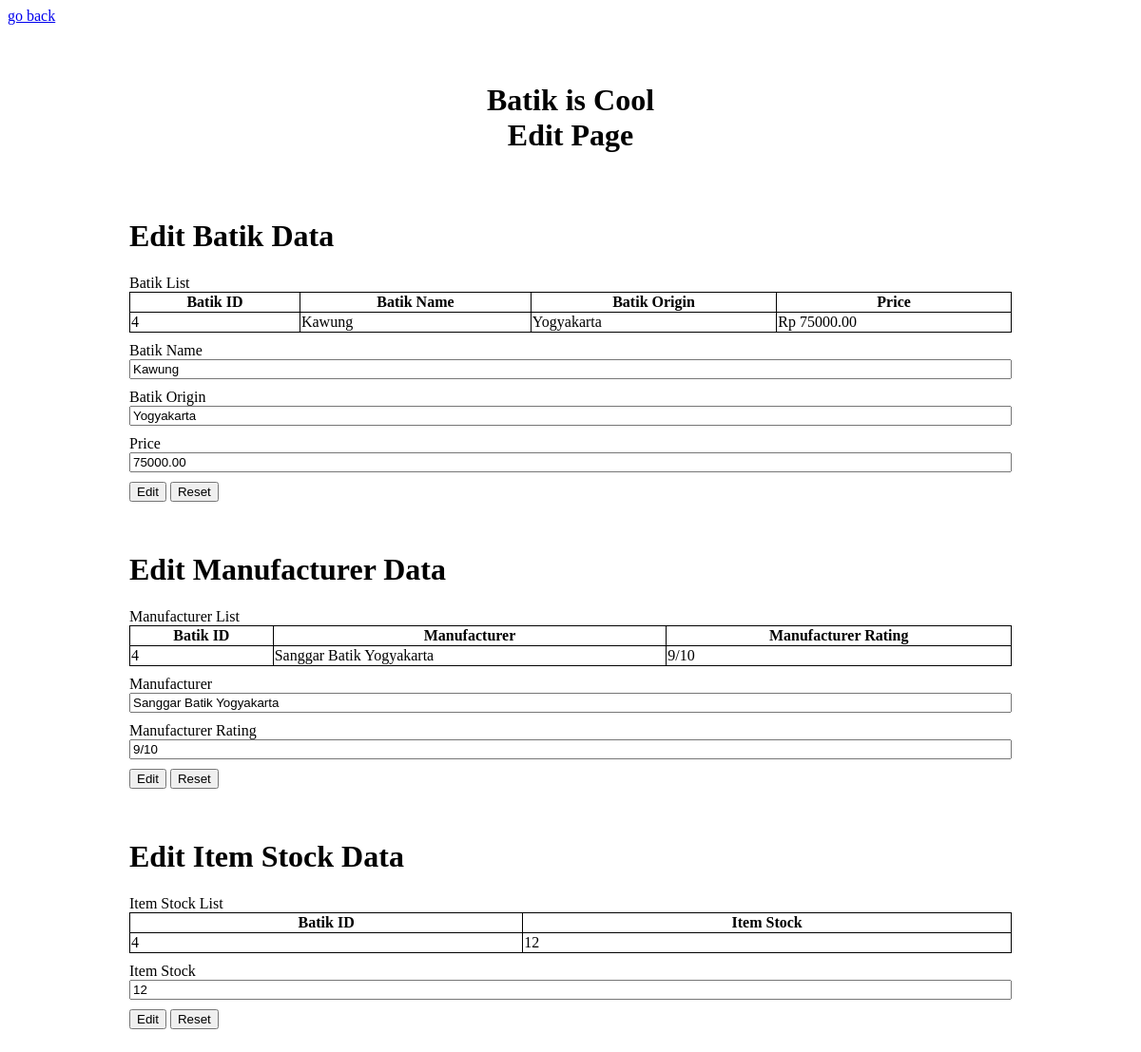
Screenshot of /editPage.php?id=4 with the database file from the repository.
### tables this page shows
CREATE TABLE `batik` (
  `id_batik` int(11) NOT NULL,
  `nama_batik` varchar(255) NOT NULL,
  `asal_batik` varchar(255) NOT NULL,
  `harga_batik` decimal(10,2) NOT NULL,
  `is_delete` bit(1) NOT NULL DEFAULT b'0'
);

CREATE TABLE `produsen` (
  `id_produsen` int(11) NOT NULL,
  `id_batik` int(11) NOT NULL,
  `nama_produsen` varchar(255) NOT NULL,
  `rating_produsen` varchar(255) NOT NULL,
  `is_delete` bit(1) NOT NULL DEFAULT b'0'
);

CREATE TABLE `stok` (
  `id_stok` int(11) NOT NULL,
  `id_batik` int(11) NOT NULL,
  `jumlah_stok` int(11) NOT NULL,
  `is_delete` bit(1) NOT NULL DEFAULT b'0'
);

### editPage.php (the view, shortened to what this page needs)
<?php
include 'config.php';
$id = $_GET['id'];
$bTable = mysqli_query($conn, "SELECT * FROM batik WHERE id_batik=$id");
$bTableValue = mysqli_query($conn, "SELECT * FROM batik WHERE id_batik=$id");
while ($bFetch = mysqli_fetch_array($bTableValue)) {
    $name = $bFetch['nama_batik'];
    $origin = $bFetch['asal_batik'];
    $price = $bFetch['harga_batik'];
}
$pTable = mysqli_query($conn, "SELECT * FROM produsen WHERE id_batik=$id");
$pTableValue = mysqli_query($conn, "SELECT * FROM produsen WHERE id_batik=$id");
while ($pFetch = mysqli_fetch_array($pTableValue)) {
    $manuf = $pFetch['nama_produsen'];
    $manufRating = $pFetch['rating_produsen'];
}
$sTable = mysqli_query($conn, "SELECT * FROM stok WHERE id_batik=$id");
$sTableValue = mysqli_query($conn, "SELECT * FROM stok WHERE id_batik=$id");
while ($sFetch = mysqli_fetch_array($sTableValue)) {
    $stock = $sFetch['jumlah_stok'];
}
?>
<!DOCTYPE html>
<html lang="en">
<head>
    <link rel="stylesheet" type="text/css" href="style.css">
    <div class="edit-item-header">
        <a href="homePage.php">go back</a>
    </div>
</head>
<body>
    <div class="home-title">
        <h1>Batik is Cool<br />Edit Page</h1>
    </div>
    <div class="list-item-card">
        <div class="add-stok-title">
            <h1>Edit Batik Data</h1>
        </div>
        <div class="card-header">
            Batik List
        </div>
        <div class="card-body">
            <table class="item-table">
                <tr>
                    <th>Batik ID</th>
                    <th>Batik Name</th>
                    <th>Batik Origin</th>
                    <th>Price</th>
                    <?php
                    while ($item = mysqli_fetch_array($bTable)) :
                    ?>
                <tr>
                    <td><?= $item['id_batik'] ?></td>
                    <td><?= $item['nama_batik'] ?></td>
                    <td><?= $item['asal_batik'] ?></td>
                    <td>Rp <?= $item['harga_batik'] ?></td>
                </tr>
            <?php endwhile; ?>
            </table>
        </div>
        <div class="card-body">
            <form class="item-form" method="POST" action="">
                <div class="form-group">
                    <label>Batik Name</label>
                    <input type="text" name="bName" placeholder="Input batik name." value="<?php echo $name; ?>" required>
                </div>
                <div class="form-group">
                    <label>Batik Origin</label>
                    <input type="text" name="bOrigin" placeholder="Input batik origin." value="<?php echo $origin; ?>" required>
                </div>
                <div class="form-group">
                    <label>Price</label>
                    <input type="number" name="bPrice" placeholder="Input batik price." value="<?php echo $price; ?>" required>
                </div>
                <div class="submit-group">
                    <button class="submit-btn" type="submit" name="submitBatik">Edit</button>
                    <button class="reset-btn" type="reset" name="reset">Reset</button>
                </div>
            </form>
        </div>
    </div>
    <div class="list-item-card">
        <div class="add-stok-title">
            <h1>Edit Manufacturer Data</h1>
        </div>
        <div class="card-header">
            Manufacturer List
        </div>
        <div class="card-body">
            <table class="item-table">
                <tr>
                    <th>Batik ID</th>
                    <th>Manufacturer</th>
                    <th>Manufacturer Rating</th>
                    <?php
                    while ($item = mysqli_fetch_array($pTable)) :
                    ?>
                <tr>
                    <td><?= $item['id_batik'] ?></td>
                    <td><?= $item['nama_produsen'] ?></td>
                    <td><?= $item['rating_produsen'] ?></td>
                </tr>
            <?php endwhile; ?>
            </table>
        </div>
        <div class="card-body">
            <form class="item-form" method="POST" action="">
                <div class="form-group">
                    <label>Manufacturer</label>
                    <input type="text" name="bManufacturer" placeholder="Input batik manufacturer." value="<?php echo $manuf; ?>" required>
                </div>
                <div class="form-group">
                    <label>Manufacturer Rating</label>
                    <input type="text" name="bManufRating" placeholder="Input manufacturer rating." value="<?php echo $manufRating; ?>" required>
                </div>
                <div class="submit-group">
                    <button class="submit-btn" type="submit" name="submitProdusen">Edit</button>
                    <button class="reset-btn" type="reset" name="reset">Reset</button>
                </div>
            </form>
        </div>
    </div>
    <div class="list-item-card">
        <div class="add-stok-title">
            <h1>Edit Item Stock Data</h1>
        </div>
        <div class="card-header">
            Item Stock List
        </div>
        <div class="card-body">
            <table class="item-table">
                <tr>
                    <th>Batik ID</th>
                    <th>Item Stock</th>
                    <?php
                    while ($item = mysqli_fetch_array($sTable)) :
                    ?>
                <tr>
                    <td><?= $item['id_batik'] ?></td>
                    <td><?= $item['jumlah_stok'] ?></td>
                </tr>
            <?php endwhile; ?>
            </table>
        </div>
        <div class="card-body">
            <form class="item-form" method="POST" action="">
                <div class="form-group">
                    <label>Item Stock</label>
                    <input type="number" name="bStock" placeholder="Input available stock." value="<?php echo $stock; ?>" required>
                </div>
                <div class="submit-group">
                    <button class="submit-btn" type="submit" name="submitStok">Edit</button>
                    <button class="reset-btn" type="reset" name="reset">Reset</button>
                </div>
            </form>
        </div>
    </div>
</body>
</html>

### style.css (style rules this page uses)
.home-title { display: flex; justify-content: center; align-items: center; padding-top: 40px; margin-bottom: 10px; flex-direction: column; text-align: center; }
.form-group { display: flex; flex-direction: column; padding-top: 10px; }
.submit-group { padding: 10px 0 0 0; }
.list-item-card { padding: 1em 8em 1em 8em; }
.item-table { width: 100%; border-collapse: collapse; }
table, th, td { border: 1px solid black; }

### rows the page displays
batik: id_batik "4", nama_batik "Kawung", asal_batik "Yogyakarta", harga_batik "75000.00", bName "Kawung", bOrigin "Yogyakarta", bPrice "75000.00"
produsen: id_batik "4", nama_produsen "Sanggar Batik Yogyakarta", rating_produsen "9/10", bManufacturer "Sanggar Batik Yogyakarta", bManufRating "9/10"
stok: id_batik "4", jumlah_stok "12", bStock "12"
